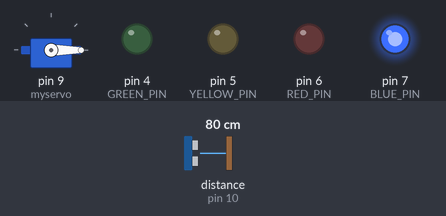
Bench run of a sketch on a simulated Arduino Uno, built with avr-gcc and run on an emulated ATmega328P. Parts: servo, output pins drawn as LEDs (lit = HIGH). The test bench sets the inputs (shaded band); at power-on: distance to the obstacle (sensor on pin 10) 80 cm. The echo pulse lasts 58.3 µs per cm.

Above: at 1.2 s.
1.3 s: distance to the obstacle (sensor on pin 10) set to 22 cm
2.8 s: distance to the obstacle (sensor on pin 10) set to 17 cm
At 3.9 s:
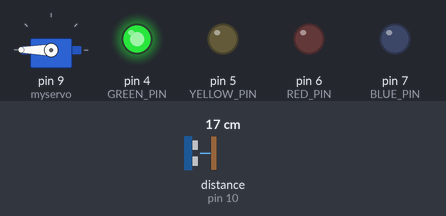
4.4 s: distance to the obstacle (sensor on pin 10) set to 60 cm
At 5.1 s:
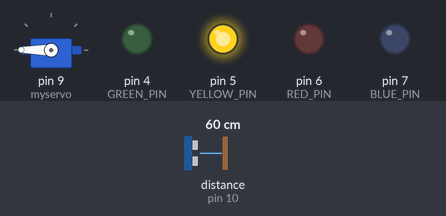
6.0 s: distance to the obstacle (sensor on pin 10) set to 2 cm
At 7.3 s:
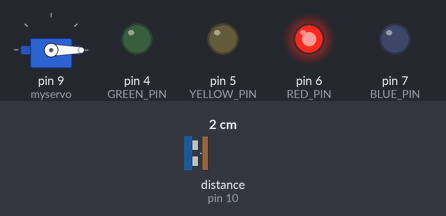
Timing chart, 0 to 15.8 s (numbered marks = the images above; inputs shaded):
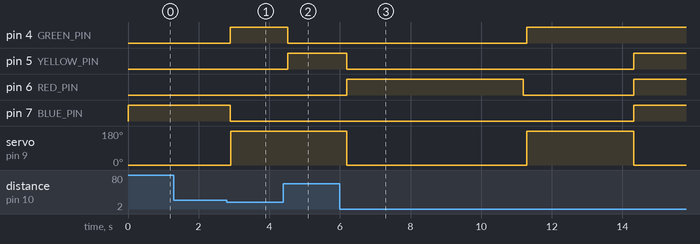

The sketch:

timeout_algorithm.ino
```cpp
#include <NewPing.h>
#include <Servo.h>

#define BLUE_PIN 7
#define RED_PIN 6
#define YELLOW_PIN 5
#define GREEN_PIN 4

#define TRIG_PIN 11
#define ECHO_PIN 10
#define SERVO_PIN 9

#define OPEN 0          // OPEN
#define CLOSE 180      // CLOSE

#define MAX_DIST 200

NewPing sonar(TRIG_PIN, ECHO_PIN, MAX_DIST); // initialize NewPing
Servo myservo; // create servo object

int pos = 0; // static variable for servo position
int dist = 0;

unsigned long startMillis;
unsigned long currentMillis;

void init_servo_sequence();
void blink(int pin, int del);
void led_off();
void led_on();

void setup()
{
    Serial.begin(9600);

    // Init GPIO
    myservo.attach(9);
    pinMode(ECHO_PIN, INPUT);
    pinMode(TRIG_PIN, OUTPUT);

    pinMode(BLUE_PIN, OUTPUT);
    pinMode(RED_PIN, OUTPUT);
    pinMode(YELLOW_PIN, OUTPUT);
    pinMode(GREEN_PIN, OUTPUT);

    //init_servo_sequence();

    myservo.write(OPEN);

    startMillis = millis();  //initial start time
}

void loop()
{
    // Goto here if timeout
    restart:

    // (0) Blue indicator: initial state
    led_off();
    digitalWrite(BLUE_PIN, 1);
    dist = sonar.ping_cm();

    // Ground of pickup side
    if (dist < 20)
    {
      // (1) Green indicator: picked up picked up object
      led_off();
      digitalWrite(GREEN_PIN, 1);
      myservo.write(CLOSE);

      currentMillis = millis(); // time needs to be updated before the condition is checked (perhaps use while instead of do while)
      startMillis = currentMillis; // start the timeout clock right after the claw has attempted to pick up an object

      // Wait for above barrier height to be reached
      do
      {
        dist = sonar.ping_cm();
        delay(100); // ping delay
        currentMillis = millis();
      } while(dist < 50 && currentMillis - startMillis <= 3000); // If one of the conditions is false, exit while loop

      // Moving over barrier
      if (dist > 50)
      {
        // (2) Yellow indicator: passed the barrier
        led_off();
        digitalWrite(YELLOW_PIN, 1);

        // Wait for drop off side to be reached
        do
        {
          dist = sonar.ping_cm();
          delay(100); // ping delay
        } while (dist > 20);

        if (dist < 20)
        {
          // (3) Red indicator: object dropped off
          led_off();
          digitalWrite(RED_PIN, 1);
          myservo.write(OPEN);
          delay(5000);  // TEMPORARY: 5 seconds to bring claw back to original position
          led_off();
        }
      }

      // Edge case: timout has been reached (object has not been picked up)
      // In this case, exit the nested loop so that the claw can pick up the object again
      else if (currentMillis - startMillis >= 3000)
      {
        led_on();
        myservo.write(OPEN);
        delay(3000);
        startMillis = currentMillis;
        goto restart;
      }
    }

    // Still waiting for conditions to pass
    // Ping delay
    delay(100);
}

void blink(int pin, int del)
{
  digitalWrite(pin, 1);
  delay(del);
  digitalWrite(pin, 0);
}

void led_on()
{
  digitalWrite(BLUE_PIN, 1);
  digitalWrite(RED_PIN, 1);
  digitalWrite(GREEN_PIN, 1);
  digitalWrite(YELLOW_PIN, 1);
}

void led_off()
{
  digitalWrite(BLUE_PIN, 0);
  digitalWrite(RED_PIN, 0);
  digitalWrite(GREEN_PIN, 0);
  digitalWrite(YELLOW_PIN, 0);
}

void init_servo_sequence()
{
  // Show max (180)
    for (pos = 0; pos <= 180; pos += 1)
    {
        myservo.write(pos);
        delay(3);
    }
    for (pos = 180; pos >= 0; pos -= 1)
    {
        myservo.write(pos);
        delay(3);
    }

    delay(100);

    // Show 90
    for (pos = 0; pos <= 90; pos += 1)
    {
        myservo.write(pos);
        delay(3);
    }
    for (pos = 90; pos >= 0; pos -= 1)
    {
        myservo.write(pos);
        delay(3);
    }

    delay(100);

    // Show 45
    for (pos = 0; pos <= 45; pos += 1)
    {
        myservo.write(pos);
        delay(3);
    }
    for (pos = 45; pos >= 0; pos -= 1)
    {
        myservo.write(pos);
        delay(3);
    }
}


/***
// Electronic Component Test

while(1)
    {
        blink(BLUE_PIN, 1000);
        blink(RED_PIN, 1000);
        blink(YELLOW_PIN, 1000);
        blink(GREEN_PIN, 1000);
        delay(1000);
    }

**/
```

Measured:
- the behaviour switches between 20 and 19 cm on distance to the obstacle (sensor on pin 10) (found by bisection; images 0 and 1)
- after the input at 2.8 s, pin 4 (GREEN_PIN): LOW → HIGH after 0.10 s; pin 7 (BLUE_PIN): HIGH → LOW after 0.10 s; servo on pin 9 (myservo): 0° → 180° after 0.10 s
- after the input at 4.4 s, pin 4 (GREEN_PIN): HIGH → LOW after 0.13 s; pin 5 (YELLOW_PIN): LOW → HIGH after 0.13 s instead of 1.6 s; pin 6 (RED_PIN), pin 7 (BLUE_PIN): stays LOW (without the input it goes to HIGH after 1.6 s); servo on pin 9 (myservo): stays 180° (without the input it goes to 0° after 1.6 s)
- after the input at 6.0 s, pin 4 (GREEN_PIN): LOW → HIGH after 5.3 s; pin 5 (YELLOW_PIN): HIGH → LOW after 0.19 s, → HIGH 8.1 s later; pin 6 (RED_PIN): LOW → HIGH after 0.19 s, → LOW 5.0 s later, → HIGH 3.1 s later; pin 7 (BLUE_PIN): LOW → HIGH after 8.3 s; servo on pin 9 (myservo): 180° → 0° after 0.19 s, → 180° 5.1 s later, → 0° 3.0 s later
